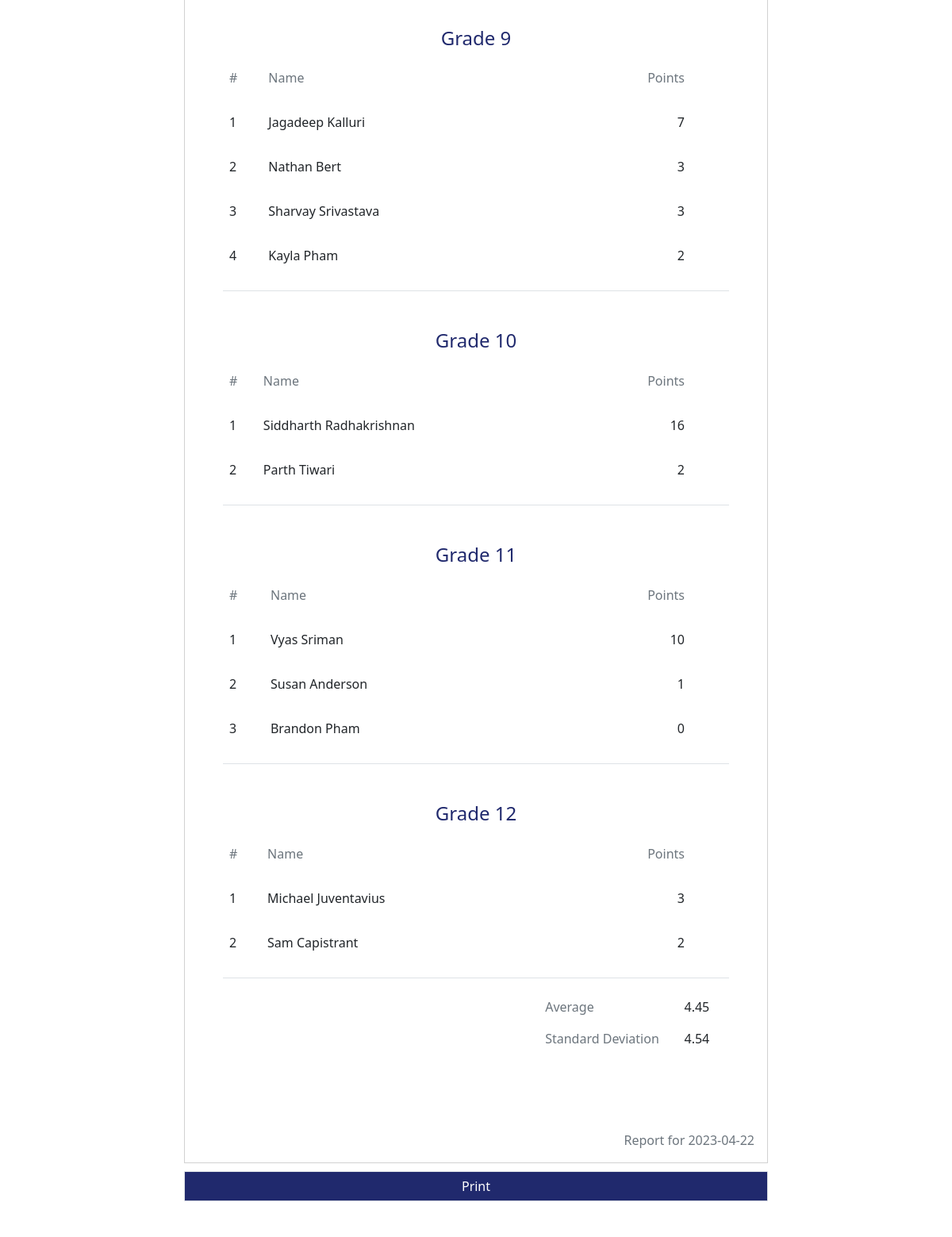
/report/ (signed in, middle part), run on an earlier commit of the app's database.
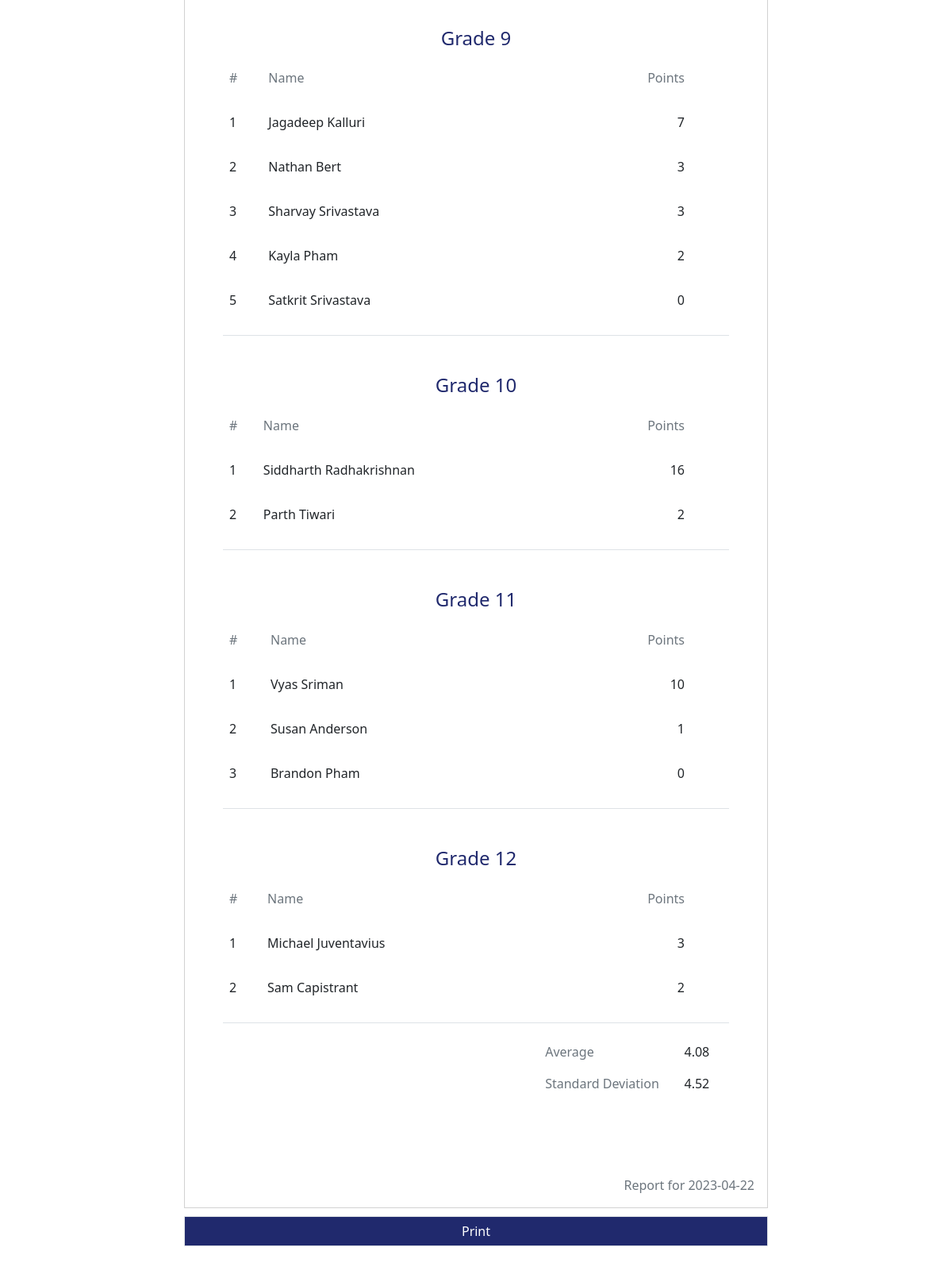
And on a later commit of the database.
### CyRanch_Connect/models.py (models this page shows)
class Student(models.Model):
    user = models.OneToOneField(User, null=True, on_delete=models.CASCADE, related_name='student')
    grade = models.IntegerField(null=True, validators=[MinValueValidator(9), MaxValueValidator(12)])
    first_name = models.CharField(max_length=200)
    last_name = models.CharField(max_length=200)
    student_id = models.IntegerField(null=True)
    email = models.EmailField(max_length=200)
    points = models.IntegerField(blank=True, default=0)
    def __str__(self):
        return self.first_name + ' ' + self.last_name
    class Meta:
        get_latest_by = 'points'

### CyRanch_Connect/views.py (the view)
# urls.py: path('report/', views.generate_report, name='report'),
def generate_report(request):
    if request.user.is_staff:
        orderby = request.GET.get('orderby', '-points')
        if orderby not in ['points', '-points', 'first_name', '-first_name', 'last_name', '-last_name']:
            return HttpResponse(status=404)
        grade_nine = Student.objects.all().filter(grade=9).order_by(orderby)
        grade_ten = Student.objects.all().filter(grade=10).order_by(orderby)
        grade_eleven = Student.objects.all().filter(grade=11).order_by(orderby)
        grade_twelve = Student.objects.all().filter(grade=12).order_by(orderby)
        random_winner_nine = random.choice(grade_nine) if grade_nine else "None"
        random_winner_ten = random.choice(grade_ten) if grade_ten else "None"
        random_winner_eleven = random.choice(grade_eleven) if grade_eleven else "None"
        random_winner_twelve = random.choice(grade_twelve) if grade_twelve else "None"
        most_points = Student.objects.latest()
        date = str(datetime.date.today())
        average = Student.objects.all().aggregate(Avg('points'))['points__avg']
        stddev = Student.objects.all().aggregate(StdDev('points'))['points__stddev']
        return render(request, 'CyRanch_Connect/report.html',
                      {'grade_nine': grade_nine, 'grade_ten': grade_ten, 'grade_eleven': grade_eleven,
                       'grade_twelve': grade_twelve, 'random_winner_nine': random_winner_nine,
                       'random_winner_ten': random_winner_ten, 'random_winner_eleven': random_winner_eleven,
                       'random_winner_twelve': random_winner_twelve, 'most_points': most_points, 'date': date,
                       'average': average, 'stddev': stddev})
    else:
        messages.error(request, 'You do not have permission to view this page')
        return HttpResponseRedirect(reverse('CyRanch_Connect:index'))

### CyRanch_Connect/templates/CyRanch_Connect/report.html (shortened to what this page needs)
{% extends "base.html" %}
{% load static %}
{% block content %}
    <div class="container mt-5 mb-5">
        <div class="row d-flex justify-content-center">
            <div class="col-md-8">
                <div class="card rounded-0" id="report">
                    <div class="p-5">
                        <div class="border-bottom table-responsive mt-5">
                            <table class="table table-borderless">
                                <h4 class="text-center" style="color: #20296D">Grade 9</h4>
                                <tbody>
                                <tr>
                                    <td>
                                        <div class="py-2"><span class="d-block text-muted">#</span></div>
                                    </td>
                                    <td>
                                        <div class="py-2"><span class="d-block text-muted">Name</span></div>
                                    </td>
                                    <td>
                                        <div class="py-2  mx-5 text-end"><span class="d-block text-muted">Points</span></div>
                                    </td>
                                </tr>
                                {% for student in grade_nine %}
                                    <tr>
                                        <td>
                                            <div class="py-2">
                                                <span>{{ forloop.counter }}</span>
                                            </div>
                                        </td>
                                        <td>
                                            <div class="py-2">
                                                <span>{{ student }}</span>
                                            </div>
                                        </td>
                                        <td>
                                            <div class="py-2  mx-5 text-end">
                                                <span>{{ student.points }}</span>
                                            </div>
                                        </td>
                                    </tr>
                                {% endfor %}
                                </tbody>
                            </table>
                        </div>
                        <div class="border-bottom table-responsive mt-5">
                            <table class="table table-borderless">
                                <h4 class="text-center" style="color: #20296D">Grade 10</h4>
                                <tbody>
                                <tr>
                                    <td>
                                        <div class="py-2"><span class="d-block text-muted">#</span></div>
                                    </td>
                                    <td>
                                        <div class="py-2"><span class="d-block text-muted">Name</span></div>
                                    </td>
                                    <td>
                                        <div class="py-2  mx-5 text-end"><span class="d-block text-muted">Points</span></div>
                                    </td>
                                </tr>
                                {% for student in grade_ten %}
                                    <tr>
                                        <td>
                                            <div class="py-2">
                                                <span>{{ forloop.counter }}</span>
                                            </div>
                                        </td>
                                        <td>
                                            <div class="py-2">
                                                <span>{{ student }}</span>
                                            </div>
                                        </td>
                                        <td>
                                            <div class="py-2  mx-5 text-end">
                                                <span>{{ student.points }}</span>
                                            </div>
                                        </td>
                                    </tr>
                                {% endfor %}
                                </tbody>
                            </table>
                        </div>
                        <div class="border-bottom table-responsive mt-5">
                            <table class="table table-borderless">
                                <h4 class="text-center" style="color: #20296D">Grade 11</h4>
                                <tbody>
                                <tr>
                                    <td>
                                        <div class="py-2"><span class="d-block text-muted">#</span></div>
                                    </td>
                                    <td>
                                        <div class="py-2"><span class="d-block text-muted">Name</span></div>
                                    </td>
                                    <td>
                                        <div class="py-2  mx-5 text-end"><span class="d-block text-muted">Points</span></div>
                                    </td>
                                </tr>
                                {% for student in grade_eleven %}
                                    <tr>
                                        <td>
                                            <div class="py-2">
                                                <span>{{ forloop.counter }}</span>
                                            </div>
                                        </td>
                                        <td>
                                            <div class="py-2">
                                                <span>{{ student }}</span>
                                            </div>
                                        </td>
                                        <td>
                                            <div class="py-2 mx-5 text-end">
                                                <span>{{ student.points }}</span>
                                            </div>
                                        </td>
                                    </tr>
                                {% endfor %}
                                </tbody>
                            </table>
                        </div>
                        <div class="border-bottom table-responsive mt-5">
                            <table class="table table-borderless">
                                <h4 class="text-center" style="color: #20296D">Grade 12</h4>
                                <tbody>
                                <tr>
                                    <td>
                                        <div class="py-2"><span class="d-block text-muted">#</span></div>
                                    </td>
                                    <td>
                                        <div class="py-2"><span class="d-block text-muted">Name</span></div>
                                    </td>
                                    <td>
                                        <div class="py-2  mx-5 text-end"><span class="d-block text-muted">Points</span></div>
                                    </td>
                                </tr>
                                {% for student in grade_twelve %}
                                    <tr>
                                        <td>
                                            <div class="py-2">
                                                <span>{{ forloop.counter }}</span>
                                            </div>
                                        </td>
                                        <td>
                                            <div class="py-2">
                                                <span>{{ student }}</span>
                                            </div>
                                        </td>
                                        <td>
                                            <div class="py-2  mx-5 text-end">
                                                <span>{{ student.points }}</span>
                                            </div>
                                        </td>
                                    </tr>
                                {% endfor %}
                                </tbody>
                            </table>
                        </div>
                        <div class="row d-flex justify-content-end my-3">
                            <div class="col-md-5 px-4">
                                <table class="table table-borderless">
                                    <tbody class="totals">
                                    <tr>
                                        <td>
                                            <div class="text-left"><span class="text-muted">Average</span></div>
                                        </td>
                                        <td>
                                            <div class="text-right"><span>{{ average|floatformat:2 }}</span></div>
                                        </td>
                                    </tr>
                                    <tr>
                                        <td>
                                            <div class="text-left"><span class="text-muted">Standard Deviation</span>
                                            </div>
                                        </td>
                                        <td>
                                            <div class="text-right"><span>{{ stddev|floatformat:2 }}</span></div>
                                        </td>
                                    </tr>
                                    </tbody>
                                </table>
                            </div>
                        </div>
                    </div>
                    <div class="d-flex justify-content-end footer p-3">
                        <span class="text-muted">Report for {{ date }}</span></div>
                </div>
                <button class="btn btn-link border text-decoration-none shadow-none rounded-0"
                        href="{% url 'CyRanch_Connect:index' %}"
                        onclick="PrintElem('report');"
                        type="button" style="background: #20296D;color: #ffffff;margin-top: 10px;width: 100%;"
                        onMouseOver="this.style.background='#192057'" onMouseOut="this.style.background='#20296D'">Print
                </button>
            </div>
        </div>
    </div>
{% endblock %}

### templates/base.html (shortened to what this page needs)
<!DOCTYPE html>
<html class="h-100" lang="en">
{% load static %}
<head>
    <link rel="stylesheet" href="https://use.fontawesome.com/releases/v5.12.0/css/all.css">
    <link rel="stylesheet" href="{% static 'css/animate.min.css' %}">
    <link rel="stylesheet" href="{% static 'css/bootstrap.min.css' %}">
    <link rel="stylesheet" href="{% static 'css/Navbar-Centered-Links-icons.css' %}">
        <link rel="stylesheet" href="{% static 'css/styles.css' %}">
</head>
<body class="d-flex flex-column h-100">
<div>{% block content %}{% endblock %}</div>
</body>
</html>

What changed in the data, as far as the page shows it:
added Student: first_name+last_name "Satkrit Srivastava", points "0", shown under "Grade 9"
Also different on the page:
{{ average|floatformat:2 }}: "4.45" → "4.08"
{{ stddev|floatformat:2 }}: "4.54" → "4.52"
